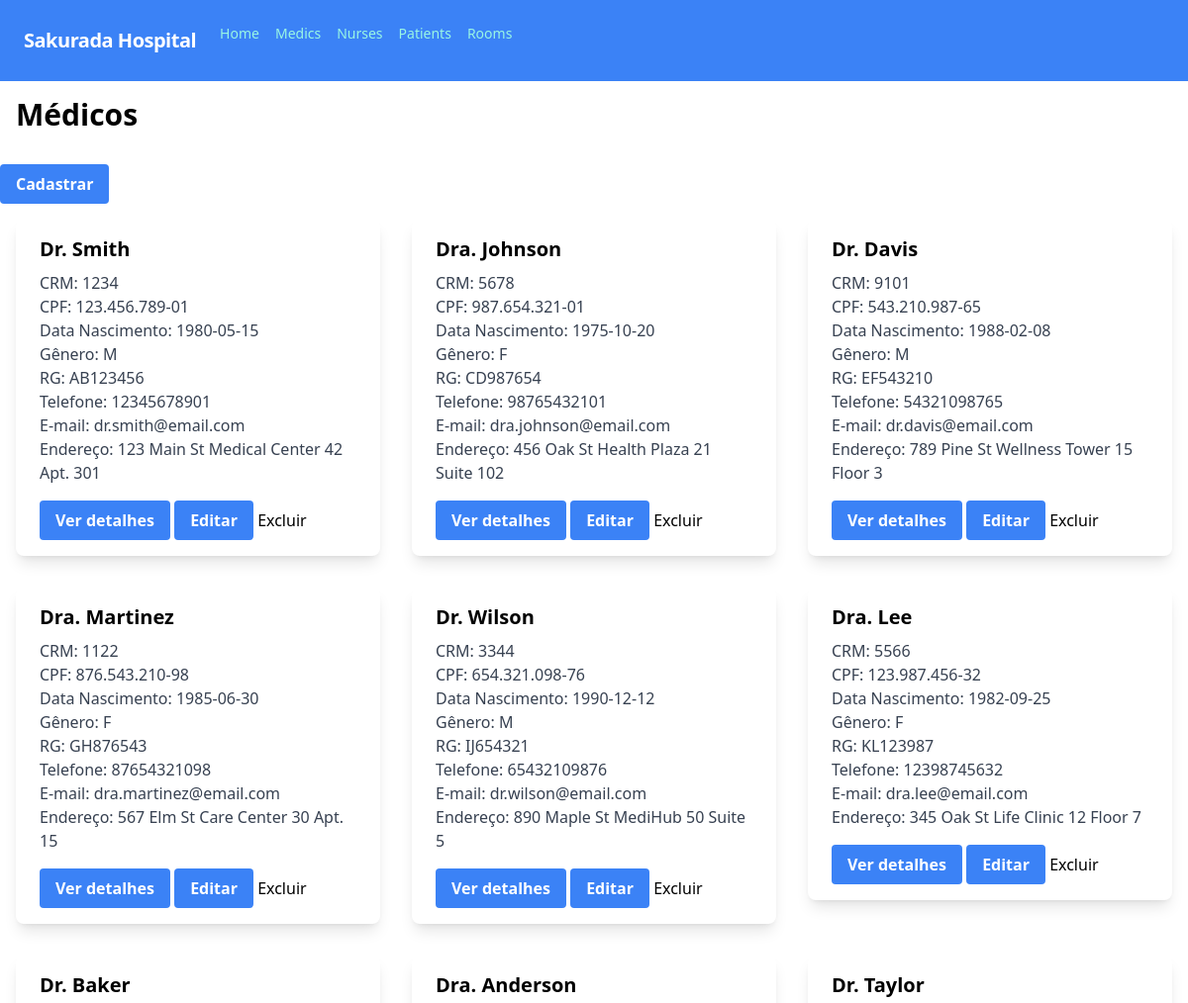
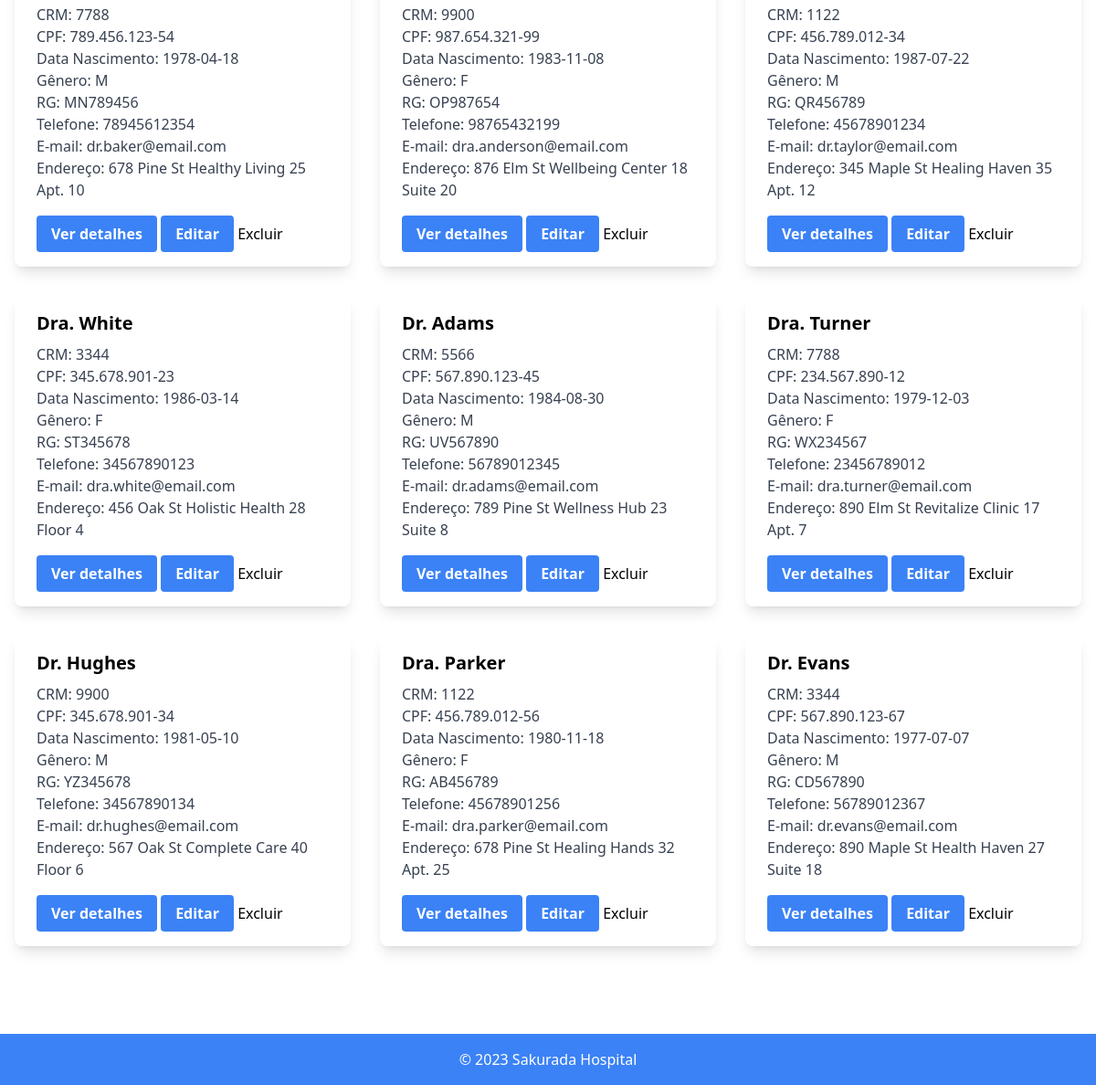
Screenshot of /medic/medico_view.php with the database file from the repository (2 pictures, top to bottom).
### tables this page shows
CREATE TABLE Medico (
  ID_Medico INT PRIMARY KEY AUTO_INCREMENT,
  Nome_Medico VARCHAR(100),
  CRM VARCHAR(4),
  CPF_Medico VARCHAR(14),
  Data_Nascimento_Medico DATE,  
  Genero_Medico CHAR,
  Telefone_Medico VARCHAR(11),
  Numero_Endereco_Medico INT,
  Complemento_Endereco_Medico VARCHAR(100),
  Nome_Endereco_Medico VARCHAR(100),
  Logradouro_Medico VARCHAR(100),
  E_mail_Medico VARCHAR(100),
  RG_Medico VARCHAR(12)
);

### medic/medico_view.php (the view, shortened to what this page needs)
<html>
    <head>
        <link rel="stylesheet" href="https://unpkg.com/tailwindcss@latest/dist/tailwind.min.css">
    </head>
    <body class="mx-auto">
<?php
    include("../connection.php");
    include("../components/nav.php");
    $sql = "SELECT * FROM Medico";
    $result = $conn->query($sql);
?>
        <div class="text-left text-3xl font-bold mb-4 mt-4 ml-4">Médicos</div>
        <a href="./medico_create.php" class="bg-blue-500 hover:bg-blue-700 text-white font-bold py-2 px-4 rounded mt-4 inline-block">Cadastrar</a>
        <div class="flex flex-wrap -mx-4 mx-auto">
            <?php
            if ($result->num_rows > 0) {
                while ($row = $result->fetch_assoc()) {
            ?>
            <div class="w-full md:w-1/2 lg:w-1/3 px-4 py-4">
                <div class="bg-white rounded-lg shadow-lg">
                    <div class="px-6 py-4">
                        <div class="font-bold text-xl mb-2"><?php echo $row["Nome_Medico"] ?></div>
                        <p class="text-gray-700 text-base">
                            CRM: <?php echo $row["CRM"] ?><br>
                            CPF: <?php echo $row["CPF_Medico"] ?><br>
                            Data Nascimento: <?php echo $row["Data_Nascimento_Medico"] ?><br>
                            Gênero: <?php echo $row["Genero_Medico"] ?><br>
                            RG: <?php echo $row["RG_Medico"] ?><br>
                            Telefone: <?php echo $row["Telefone_Medico"] ?><br>
                            E-mail: <?php echo $row["E_mail_Medico"] ?><br>
                            Endereço: <?php echo $row['Logradouro_Medico']. " " .$row['Nome_Endereco_Medico']. " ".$row['Numero_Endereco_Medico']. " ".$row['Complemento_Endereco_Medico'] ?>
                        </p>
                        <a href="medico_show.php?ID_Medico=<?php echo $row['ID_Medico'] ?>" class="bg-blue-500 hover:bg-blue-700 text-white font-bold py-2 px-4 rounded mt-4 inline-block">Ver detalhes</a>
                        <a href="./medico_edit.php?ID_Medico=<?php echo $row['ID_Medico'] ?>" class="bg-blue-500 hover:bg-blue-700 text-white font-bold py-2 px-4 rounded mt-4 inline-block">Editar</a>
                        <input onclick="deletar(<?php echo $row['ID_Medico'] ?>)" type="button" value="Excluir" href="#">
                    </div>
                </div>
            </div>
            <?php
                }
            }
            ?>
        </div>
    </body>
    <?php
        include("../components/footer.php");
    ?>
</html>

### connection.php (shortened to what this page needs)
<script src="https://cdn.tailwindcss.com"></script>

### components/nav.php
<nav class="flex items-center justify-between flex-wrap bg-blue-500 p-6">
    <div class="flex items-center flex-shrink-0 text-white mr-6">
        <span class="font-semibold text-xl tracking-tight">Sakurada Hospital</span>
    </div>
    <div class="w-full block flex-grow lg:flex lg:items-center lg:w-auto">
        <div class="flex text-sm lg:flex-grow">
            <form action="/hospital-pjbl/components/toHome.php" method="POST">
                <button type="submit" class="block mt-4 lg:inline-block lg:mt-0 text-teal-200 hover:text-white mr-4">
                    Home
                </button>
            </form>
            <form action="/hospital-pjbl/components/toMedic.php" method="POST">
                <button type="submit" class="block mt-4 lg:inline-block lg:mt-0 text-teal-200 hover:text-white mr-4">
                    Medics
                </button>
            </form>
            <form action="/hospital-pjbl/components/toNurse.php" method="POST">
                <button type="submit" class="block mt-4 lg:inline-block lg:mt-0 text-teal-200 hover:text-white mr-4">
                    Nurses
                </button>
            </form>
            <form action="/hospital-pjbl/components/toPatient.php" method="POST">
                <button type="submit" class="block mt-4 lg:inline-block lg:mt-0 text-teal-200 hover:text-white mr-4">
                    Patients
                </button>
            </form>
            <form action="/hospital-pjbl/components/toRooms.php" method="POST">
                <button type="submit" class="block mt-4 lg:inline-block lg:mt-0 text-teal-200 hover:text-white mr-4">
                    Rooms
                </button>
            </form>
        </div>
    </div>
</nav>

### components/footer.php
<footer class="bg-blue-500 text-white py-4 text-center bottom-0 w-full mt-20">
    &copy; 2023 Sakurada Hospital
</footer>

### rows the page displays
medico: Nome_Medico "Dr. Smith", CRM "1234", CPF_Medico "123.456.789-01", Data_Nascimento_Medico "1980-05-15", Genero_Medico "M", RG_Medico "AB123456", Telefone_Medico "12345678901", E_mail_Medico "dr.smith@email.com", Logradouro_Medico "123 Main St", Nome_Endereco_Medico "Medical Center", Numero_Endereco_Medico "42", Complemento_Endereco_Medico "Apt. 301"
medico: Nome_Medico "Dra. Johnson", CRM "5678", CPF_Medico "987.654.321-01", Data_Nascimento_Medico "1975-10-20", Genero_Medico "F", RG_Medico "CD987654", Telefone_Medico "98765432101", E_mail_Medico "dra.johnson@email.com", Logradouro_Medico "456 Oak St", Nome_Endereco_Medico "Health Plaza", Numero_Endereco_Medico "21", Complemento_Endereco_Medico "Suite 102"
medico: Nome_Medico "Dr. Davis", CRM "9101", CPF_Medico "543.210.987-65", Data_Nascimento_Medico "1988-02-08", Genero_Medico "M", RG_Medico "EF543210", Telefone_Medico "54321098765", E_mail_Medico "dr.davis@email.com", Logradouro_Medico "789 Pine St", Nome_Endereco_Medico "Wellness Tower", Numero_Endereco_Medico "15", Complemento_Endereco_Medico "Floor 3"
medico: Nome_Medico "Dra. Martinez", CRM "1122", CPF_Medico "876.543.210-98", Data_Nascimento_Medico "1985-06-30", Genero_Medico "F", RG_Medico "GH876543", Telefone_Medico "87654321098", E_mail_Medico "dra.martinez@email.com", Logradouro_Medico "567 Elm St", Nome_Endereco_Medico "Care Center", Numero_Endereco_Medico "30", Complemento_Endereco_Medico "Apt. 15"
medico: Nome_Medico "Dr. Wilson", CRM "3344", CPF_Medico "654.321.098-76", Data_Nascimento_Medico "1990-12-12", Genero_Medico "M", RG_Medico "IJ654321", Telefone_Medico "65432109876", E_mail_Medico "dr.wilson@email.com", Logradouro_Medico "890 Maple St", Nome_Endereco_Medico "MediHub", Numero_Endereco_Medico "50", Complemento_Endereco_Medico "Suite 5"
medico: Nome_Medico "Dra. Lee", CRM "5566", CPF_Medico "123.987.456-32", Data_Nascimento_Medico "1982-09-25", Genero_Medico "F", RG_Medico "KL123987", Telefone_Medico "12398745632", E_mail_Medico "dra.lee@email.com", Logradouro_Medico "345 Oak St", Nome_Endereco_Medico "Life Clinic", Numero_Endereco_Medico "12", Complemento_Endereco_Medico "Floor 7"
medico: Nome_Medico "Dr. Baker", CRM "7788", CPF_Medico "789.456.123-54", Data_Nascimento_Medico "1978-04-18", Genero_Medico "M", RG_Medico "MN789456", Telefone_Medico "78945612354", E_mail_Medico "dr.baker@email.com", Logradouro_Medico "678 Pine St", Nome_Endereco_Medico "Healthy Living", Numero_Endereco_Medico "25", Complemento_Endereco_Medico "Apt. 10"
medico: Nome_Medico "Dra. Anderson", CRM "9900", CPF_Medico "987.654.321-99", Data_Nascimento_Medico "1983-11-08", Genero_Medico "F", RG_Medico "OP987654", Telefone_Medico "98765432199", E_mail_Medico "dra.anderson@email.com", Logradouro_Medico "876 Elm St", Nome_Endereco_Medico "Wellbeing Center", Numero_Endereco_Medico "18", Complemento_Endereco_Medico "Suite 20"
medico: Nome_Medico "Dr. Taylor", CRM "1122", CPF_Medico "456.789.012-34", Data_Nascimento_Medico "1987-07-22", Genero_Medico "M", RG_Medico "QR456789", Telefone_Medico "45678901234", E_mail_Medico "dr.taylor@email.com", Logradouro_Medico "345 Maple St", Nome_Endereco_Medico "Healing Haven", Numero_Endereco_Medico "35", Complemento_Endereco_Medico "Apt. 12"
medico: Nome_Medico "Dra. White", CRM "3344", CPF_Medico "345.678.901-23", Data_Nascimento_Medico "1986-03-14", Genero_Medico "F", RG_Medico "ST345678", Telefone_Medico "34567890123", E_mail_Medico "dra.white@email.com", Logradouro_Medico "456 Oak St", Nome_Endereco_Medico "Holistic Health", Numero_Endereco_Medico "28", Complemento_Endereco_Medico "Floor 4"
medico: Nome_Medico "Dr. Adams", CRM "5566", CPF_Medico "567.890.123-45", Data_Nascimento_Medico "1984-08-30", Genero_Medico "M", RG_Medico "UV567890", Telefone_Medico "56789012345", E_mail_Medico "dr.adams@email.com", Logradouro_Medico "789 Pine St", Nome_Endereco_Medico "Wellness Hub", Numero_Endereco_Medico "23", Complemento_Endereco_Medico "Suite 8"
medico: Nome_Medico "Dra. Turner", CRM "7788", CPF_Medico "234.567.890-12", Data_Nascimento_Medico "1979-12-03", Genero_Medico "F", RG_Medico "WX234567", Telefone_Medico "23456789012", E_mail_Medico "dra.turner@email.com", Logradouro_Medico "890 Elm St", Nome_Endereco_Medico "Revitalize Clinic", Numero_Endereco_Medico "17", Complemento_Endereco_Medico "Apt. 7"
medico: Nome_Medico "Dr. Hughes", CRM "9900", CPF_Medico "345.678.901-34", Data_Nascimento_Medico "1981-05-10", Genero_Medico "M", RG_Medico "YZ345678", Telefone_Medico "34567890134", E_mail_Medico "dr.hughes@email.com", Logradouro_Medico "567 Oak St", Nome_Endereco_Medico "Complete Care", Numero_Endereco_Medico "40", Complemento_Endereco_Medico "Floor 6"
medico: Nome_Medico "Dra. Parker", CRM "1122", CPF_Medico "456.789.012-56", Data_Nascimento_Medico "1980-11-18", Genero_Medico "F", RG_Medico "AB456789", Telefone_Medico "45678901256", E_mail_Medico "dra.parker@email.com", Logradouro_Medico "678 Pine St", Nome_Endereco_Medico "Healing Hands", Numero_Endereco_Medico "32", Complemento_Endereco_Medico "Apt. 25"
medico: Nome_Medico "Dr. Evans", CRM "3344", CPF_Medico "567.890.123-67", Data_Nascimento_Medico "1977-07-07", Genero_Medico "M", RG_Medico "CD567890", Telefone_Medico "56789012367", E_mail_Medico "dr.evans@email.com", Logradouro_Medico "890 Maple St", Nome_Endereco_Medico "Health Haven", Numero_Endereco_Medico "27", Complemento_Endereco_Medico "Suite 18"
